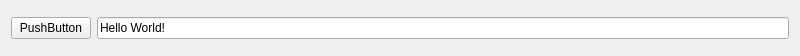
<?xml version="1.0" encoding="UTF-8"?>
<ui version="4.0">
 <class>Widget</class>
 <widget class="QWidget" name="Widget">
  <property name="geometry">
   <rect>
    <x>0</x>
    <y>0</y>
    <width>800</width>
    <height>56</height>
   </rect>
  </property>
  <property name="windowTitle">
   <string>Widget</string>
  </property>
  <layout class="QVBoxLayout" name="verticalLayout">
   <item>
    <layout class="QHBoxLayout" name="horizontalLayout_3">
     <item>
      <widget class="QPushButton" name="pushButton">
       <property name="text">
        <string>PushButton</string>
       </property>
      </widget>
     </item>
     <item>
      <layout class="QHBoxLayout" name="horizontalLayout_2">
       <item>
        <layout class="QHBoxLayout" name="horizontalLayout">
         <item>
          <widget class="QLineEdit" name="lineEdit">
           <property name="text">
            <string>Hello World!</string>
           </property>
          </widget>
         </item>
        </layout>
       </item>
      </layout>
     </item>
    </layout>
   </item>
  </layout>
 </widget>
 <resources/>
 <connections/>
</ui>
